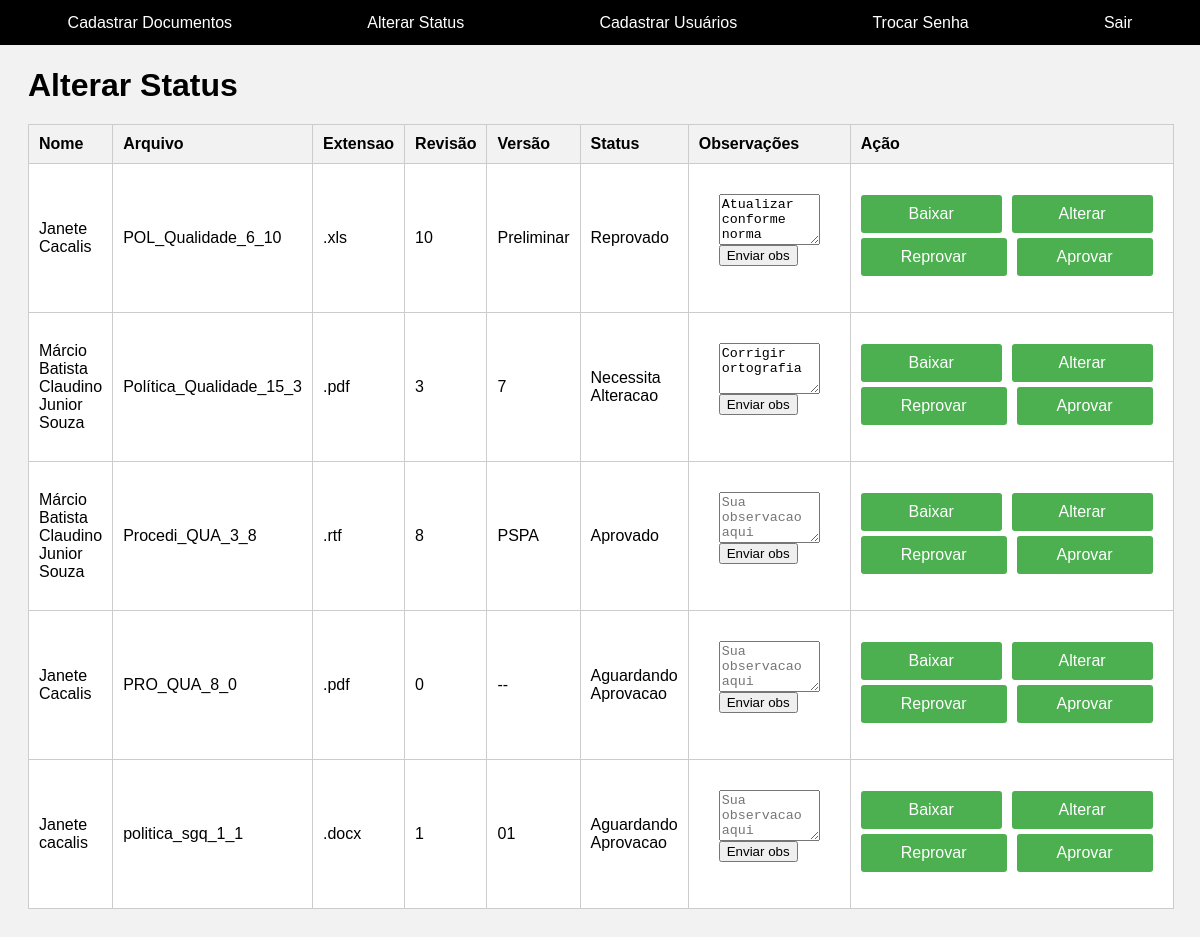
Screenshot of /alterar-status/ (signed in) with the database file from the repository.
### a2/models.py (models this page shows)
class Documento(models.Model):
	nome = models.CharField(max_length=100)
	tipo = models.CharField(max_length=100)
	departamento = models.CharField(max_length=100)
	sequencia = models.IntegerField()
	arquivo = models.CharField(max_length=255,blank=True)
	extensao = models.CharField(max_length=5,blank=True)
	revisao = models.IntegerField()
	versao = models.CharField(max_length=100)
	Status = STATUS_CHOICES = [
	('Aprovado', 'Aprovado'),
	('Reprovado', 'Reprovado'),
	('Necessita Alteracao', 'Necessita Alteracao'), ]
	status = models.CharField(max_length=100, choices=Status)
	obs = models.CharField(max_length=500,blank=True)

### a2/views.py (the view)
# urls.py: path('alterar-status/', aa.alterar_status, name='alterar_status'),
@login_required(login_url='login')
def alterar_status(request):
	if request.method == 'POST':
		form = DocumentoForm(request.POST, request.FILES)
		if form.is_valid(): # cria uma instancia do modelo Documento sem salvar no banco de dados
			documento = form.save(commit=False) # altera o atributo arquivo com os valores dos campos nome e sequencia
			documento.arquivo = (
			form.cleaned_data['tipo'] + "_" +
			form.cleaned_data['departamento'] + "_" +
			str(form.cleaned_data['sequencia'])+"_"+
			str(form.cleaned_data['revisao'])			# salva a instancia no banco de dados
			)
			documento.save()
			form = DocumentoForm()
			return redirect('cadastrar_documento', permanent=True)
	else: form = DocumentoForm()
	context = {'form': form,'todos': Documento.objects.all()}
	return render(request, 'Docs/alterar_status.html', {'form': context['form'],'todos':context['todos']})

### a2/forms.py
class DocumentoForm(forms.ModelForm):
    class Meta:
        model = Documento
        fields = ['nome', 'tipo', 'departamento', 'sequencia','revisao','versao','status']

### a1/templates/Docs/alterar_status.html (shortened to what this page needs)
﻿<!DOCTYPE html>
<html>
<head>
</head>
<body>
  <div id="menu">
    <a href="{% url 'cadastrar_documento' %}" class="button">Cadastrar Documentos</a>
    <a href="{% url 'alterar_status' %}" class="button">Alterar Status</a>
	<a href="{% url 'cadastrar_usuario' %}" class="button">Cadastrar Usuários</a>
	<a href="{% url 'change_password' %}" class="button">Trocar Senha</a>
    <a href="{% url 'logout' %}" class="button">Sair</a>
  </div>
<br>
<h1>Alterar Status</h1>
<table>
	<thead>
		<tr>
			<th>Nome</th>
			<th>Arquivo</th>
			<th>Extensao</th>
			<th>Revisão</th>
			<th>Versão</th>
			<th>Status</th>
			<th>Observações</th>
			<th>Ação</th>
		</tr>
<tbody>
{% for c in todos %}
  <tr>
    <td>{{ c.nome }}</td>
    <td>{{ c.arquivo }}</td>
    <td>{{ c.extensao }}</td>
    <td>{{ c.revisao }}</td>
    <td>{{ c.versao }}</td>
    <td>
		{{c.status}}
    </td>
    <td>
    <form action="/add-obs/{{c.arquivo}}/" method="GET">
  <textarea id="obs" name="obs" rows="3" cols="10" placeholder="Sua observacao aqui">{{ c.obs }}</textarea>
  <button type="submit">Enviar obs</button>
</form>
    </td>
    <td>
<div class="button-container">
  <div>
    <a href="/media/{{c.arquivo}}{{c.extensao}}" class="btn-sair">Baixar</a>
  </div>
  <div>
    <a href="/at-st/{{c.arquivo}}/Necessita Alteracao" class="btn-sair">Alterar</a>
  </div>
</div>
<div class="button-container">
  <div>
    <a href="/at-st/{{c.arquivo}}/Reprovado" class="btn-sair">Reprovar</a>
  </div>
  <div>
    <a href="/at-st/{{c.arquivo}}/Aprovado" class="btn-sair">Aprovar</a>
  </div>
</div>
	</td>
  </tr>
{% endfor %}
</tbody>
</table>
</body>
</html>

### a1/templates/Docs/alterar_status.html (style rules this page uses)
body { font-family: Arial, sans-serif; background-color: #f2f2f2; padding: 20px; }
h1 { margin-bottom: 20px; }
form { width: 70%; background-color: #fff; padding: 20px; border-radius: 5px; }
table { width: 100%; background-color: #fff; border-collapse: collapse; margin-top: 20px; }
table th, table td { padding: 10px; border: 1px solid #ccc; text-align: left; }
table th { background-color: #f2f2f2; }
a { text-decoration: none; color: #4caf50; }
.btn-sair { display: inline-block; padding: 10px 20px; background-color: #4caf50; color: #fff; border: none; border-radius: 3px; text-decoration: none; width: 100%; text-align: center; }
.button-container { display: flex; margin-bottom: 5px; align-items: center; }
.button-container div { flex: 1; margin-right: 50px; text-align: center; }
#menu { position: fixed; top: 0; left: 0; width: 100%; height: 45px; background-color: black; display: flex; justify-content: space-around; align-items: center; }
.button { color: white; text-decoration: none; padding: 10px; }

### rows the page displays
Documento: nome "Janete Cacalis", arquivo "POL_Qualidade_6_10", extensao ".xls", revisao "10", versao "Preliminar", status "Reprovado", obs "Atualizar conforme norma"
Documento: nome "Márcio Batista Claudino Junior Souza", arquivo "Política_Qualidade_15_3", extensao ".pdf", revisao "3", versao "7", status "Necessita Alteracao", obs "Corrigir ortografia"
Documento: nome "Márcio Batista Claudino Junior Souza", arquivo "Procedi_QUA_3_8", extensao ".rtf", revisao "8", versao "PSPA", status "Aprovado"
Documento: nome "Janete Cacalis", arquivo "PRO_QUA_8_0", extensao ".pdf", revisao "0", versao "--", status "Aguardando Aprovacao"
Documento: nome "Janete cacalis", arquivo "politica_sgq_1_1", extensao ".docx", revisao "1", versao "01", status "Aguardando Aprovacao"
